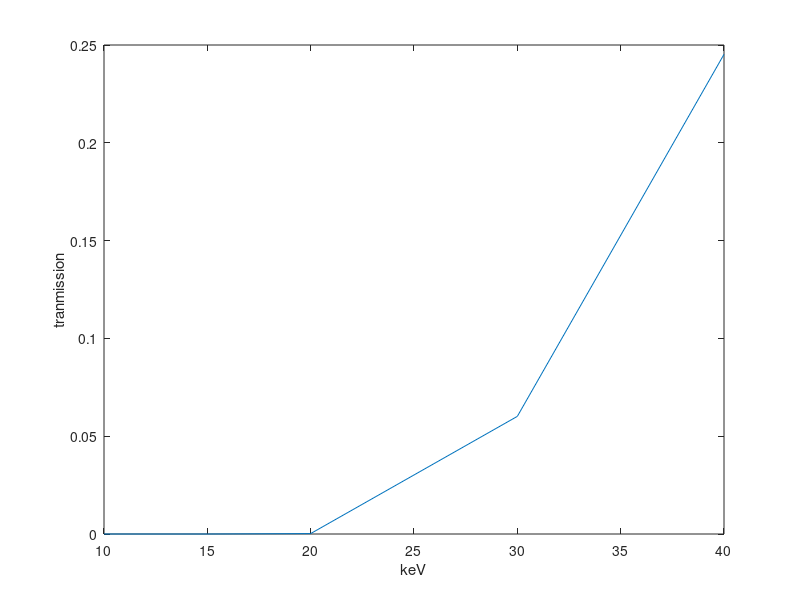

MATLAB code to generate this figure:
% formulas: https://physics.nist.gov/PhysRefData/XrayMassCoef/chap2.html
% values:
% constants: https://physics.nist.gov/PhysRefData/XrayMassCoef/tab2.html

% Energy / MeV
E = [1.00000E-02 1.50000E-02 2.00000E-02 3.00000E-02 4.00000E-02 5.00000E-02 6.00000E-02 8.00000E-02];

% X-ray mass attenuation coefficient mu/rho / (cm^2/g)
mu_over_rho = [ 2.851E+01 9.032E+00 4.001E+00 1.331E+00 6.655E-01 4.242E-01 3.148E-01 2.229E-01];

% transmission I/I_0 = exp( - mu * t )
t = 1.1; % thickness / cm
rho = 1.920E+00; % density / (g/cm^3)
trans = exp( - mu_over_rho * rho * t );

%% Figure
x = 1:5;
figure( 'Name', 'transmission of cortical bone' )
plot( 1000 * E(x), trans(x) )
xlabel( 'keV' )
ylabel( 'tranmission' )

